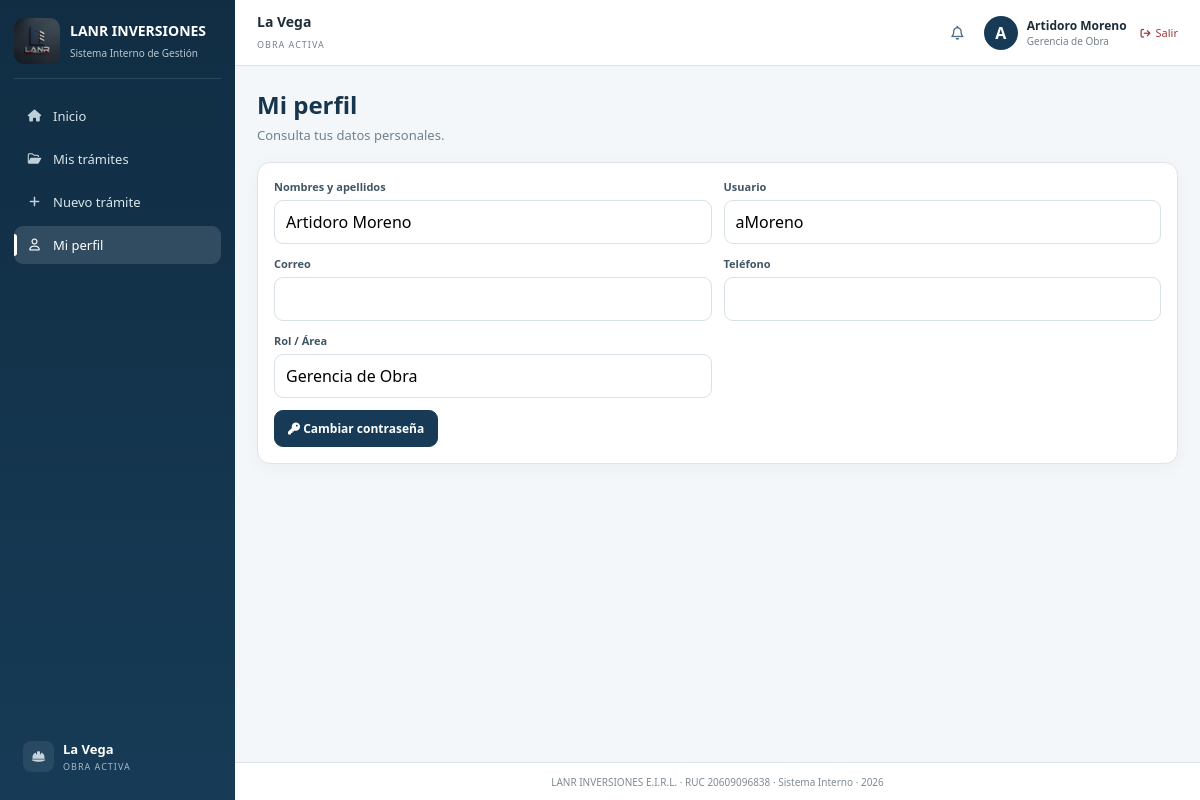
Screenshot of /profile (signed in) with the database file from the repository.
### tables this page shows
CREATE TABLE users(
        id INTEGER PRIMARY KEY,
        full_name TEXT,
        username TEXT UNIQUE COLLATE NOCASE,
        password_hash TEXT,
        role TEXT,
        email TEXT,
        phone TEXT,
        must_change INTEGER DEFAULT 1,
        active INTEGER DEFAULT 1
    );

### app.py (the view)
@app.route('/profile')
@login_required
def profile():
    u = user()
    return render_template('profile.html', user=u)

### app.py (called while the page is built)
def db():
    c = sqlite3.connect(DB)
    c.row_factory = sqlite3.Row
    return c

def user():
    if 'uid' not in session:
        return None
    c = db()
    u = c.execute('select * from users where id=?',
                  (session['uid'],)).fetchone()
    c.close()
    return u

def login_required(fn):
    from functools import wraps
    @wraps(fn)
    def w(*a, **k):
        if 'uid' not in session:
            return redirect(url_for('login'))
        return fn(*a, **k)
    return w

### templates/profile.html
{% extends 'base.html' %} {% block title %} Mi perfil | LANR {% endblock %} {%
block content %}
<div class="pagehead">
  <div>
    <h1>Mi perfil</h1>
    <p>Consulta tus datos personales.</p>
  </div>
</div>
<div class="card formgrid">
  <div class="field">
    <label>Nombres y apellidos</label>
    <input type="text" value="{{ user.full_name }}" readonly />
  </div>
  <div class="field">
    <label>Usuario</label>
    <input type="text" value="{{ user.username }}" readonly />
  </div>
  <div class="field">
    <label>Correo</label>
    <input type="email" value="{{ user.email or '' }}" readonly />
  </div>
  <div class="field">
    <label>Teléfono</label>
    <input type="text" value="{{ user.phone or '' }}" readonly />
  </div>
  <div class="field">
    <label>Rol / Área</label>
    <input type="text" value="{{ user.role }}" readonly />
  </div>
  <div class="full">
    <a class="btn primary" href="{{ url_for('change_password') }}">
      <i class="fa-solid fa-key"></i>
      Cambiar contraseña
    </a>
  </div>
</div>
{% endblock %}

### templates/base.html (shortened to what this page needs)
<!doctype html>
<html lang="es">
  <head>
    <link
      rel="stylesheet"
      href='{{ url_for("static", filename="css/styles.css") }}'
    />
    <link
      rel="stylesheet"
      href="https://cdnjs.cloudflare.com/ajax/libs/font-awesome/6.5.2/css/all.min.css"
    />
  </head>
  <body>
    {% if user %}
    <div class="app">
      <aside class="sidebar" id="sidebar">
        <div class="brand">
          <img
            src='{{ url_for("static", filename="logo-lanr.jpeg") }}'
            alt="LANR Inversiones"
          />
          <div>
            <strong>LANR INVERSIONES</strong>
            <span>Sistema Interno de Gestión</span>
          </div>
        </div>
        <nav>
          <a
            href='{{ url_for("home") }}'
            class="{% if request.endpoint == 'home' %}active{% endif %}"
          >
            <i class="fa-solid fa-house"></i>
            <span>Inicio</span>
          </a>
          <a
            href='{{ url_for("requests") }}'
            class="{% if request.endpoint in ['requests', 'request_detail'] %}active{% endif %}"
          >
            <i class="fa-regular fa-folder-open"></i>
            <span>Mis trámites</span>
          </a>
          {% if user.username|lower in ['amoreno','jbecerra','ogonzales'] %}
          <a
            href='{{ url_for("new_request") }}'
            class="{% if request.endpoint in ['new_request', 'create_requirement', 'create_payment_request'] %}active{% endif %}"
          >
            <i class="fa-solid fa-plus"></i>
            <span>Nuevo trámite</span>
          </a>
          {% endif %}
          <a
            href='{{ url_for("profile") }}'
            class="{% if request.endpoint == 'profile' %}active{% endif %}"
          >
            <i class="fa-regular fa-user"></i>
            <span>Mi perfil</span>
          </a>
        </nav>
        <div class="sidefoot">
          <div class="sidefoot-icon">
            <i class="fa-solid fa-helmet-safety"></i>
          </div>
          <div>
            <strong>La Vega</strong>
            <span>OBRA ACTIVA</span>
          </div>
        </div>
      </aside>
      <main>
        <header>
          <div class="work">
            <strong>La Vega</strong>
            <span>OBRA ACTIVA</span>
          </div>
          <div class="who">
            <div class="notification-wrapper">
              <button
                type="button"
                class="notification-button"
                title="Notificaciones"
                onclick="toggleNotifications()"
              >
                <i class="fa-regular fa-bell"></i>
              </button>
            </div>
            <div class="avatar">{{ user.full_name[0] }}</div>
            <div class="user-data">
              <strong>{{ user.full_name }}</strong>
              <small>{{ user.role }}</small>
            </div>
            <a
              href='{{ url_for("logout") }}'
              class="logout-link"
              title="Cerrar sesión"
            >
              <i class="fa-solid fa-arrow-right-from-bracket"></i>
              <span>Salir</span>
            </a>
          </div>
        </header>
        <section class="content">
           {% block content %} {% endblock %}
        </section>
        <footer>
          LANR INVERSIONES E.I.R.L. · RUC 20609096838 · Sistema Interno · 2026
        </footer>
      </main>
    </div>
    {% else %} {% block guest %} {% endblock %} {% endif %}
  </body>
</html>

### rows the page displays
users: full_name "A", full_name "Artidoro Moreno", role "Gerencia de Obra", username "aMoreno"
